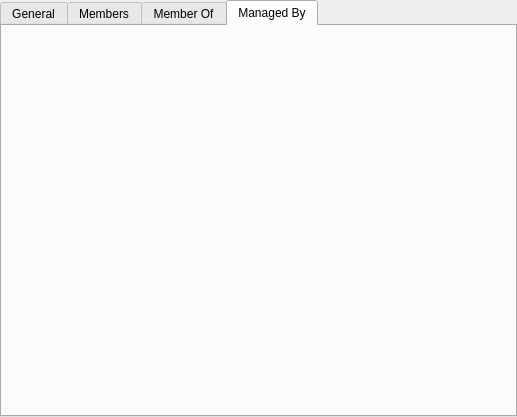
<?xml version="1.0" encoding="UTF-8"?>
<ui version="4.0">
 <class>computerTabWidget</class>
 <widget class="QTabWidget" name="computerTabWidget">
  <property name="geometry">
   <rect>
    <x>0</x>
    <y>0</y>
    <width>517</width>
    <height>417</height>
   </rect>
  </property>
  <property name="windowTitle">
   <string>TabWidget</string>
  </property>
  <property name="currentIndex">
   <number>3</number>
  </property>
  <widget class="QWidget" name="generalTab">
   <attribute name="title">
    <string>General</string>
   </attribute>
   <layout class="QGridLayout" name="gridLayout_2">
    <item row="0" column="0">
     <widget class="QWidget" name="widget" native="true">
      <property name="sizePolicy">
       <sizepolicy hsizetype="Fixed" vsizetype="Fixed">
        <horstretch>48</horstretch>
        <verstretch>48</verstretch>
       </sizepolicy>
      </property>
     </widget>
    </item>
   </layout>
  </widget>
  <widget class="QWidget" name="membersTab">
   <attribute name="title">
    <string>Members</string>
   </attribute>
  </widget>
  <widget class="QWidget" name="memberOfTab">
   <attribute name="title">
    <string>Member Of</string>
   </attribute>
  </widget>
  <widget class="QWidget" name="managedByTab">
   <attribute name="title">
    <string>Managed By</string>
   </attribute>
  </widget>
 </widget>
 <resources/>
 <connections/>
</ui>
